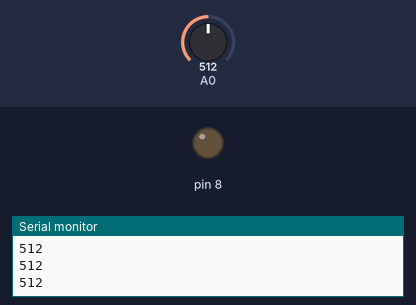
The sketch below on a simulated Arduino Uno, built with avr-gcc and run on an emulated ATmega328P. Shown: output pins drawn as LEDs (lit = HIGH), the last lines printed to the serial monitor. The test bench sets the inputs (shaded band); at power-on: A0 = 512.

Above: at 1.2 s.
1.3 s: A0 set to 109
2.8 s: A0 set to 95
At 3.3 s:
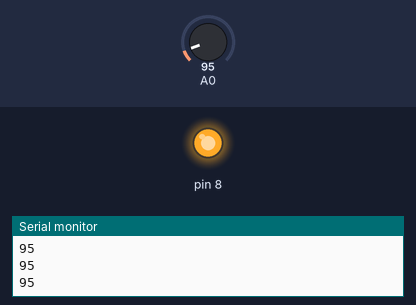
4.3 s: A0 set to 122
At 5.5 s:
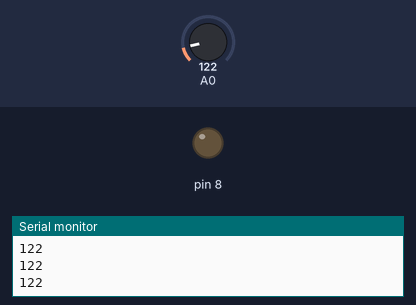
5.8 s: A0 set to 90
At 6.7 s:
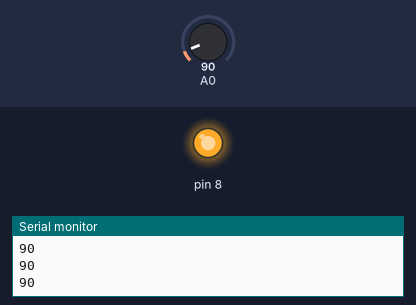
Timing chart, 0 to 8.3 s (numbered marks = the images above; inputs shaded):
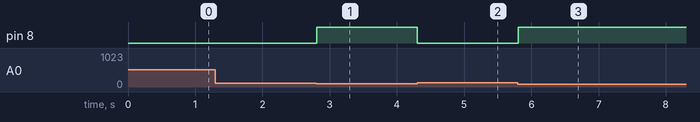

The sketch:

soil_moisture_sensor1.ino
```cpp
// C++ code
//
int soil_moisture = 0;

void setup()
{
  pinMode(A0, INPUT);
  Serial.begin(9600);
  pinMode(8, OUTPUT);
}

void loop()
{
  soil_moisture = analogRead(A0);
  Serial.println(soil_moisture);
  if (soil_moisture < 100) {
    digitalWrite(8, HIGH);
  } else {
    digitalWrite(8, LOW);
  }
  delay(10); // Delay a little bit to improve simulation performance
}
```

Measured:
- the behaviour switches between 100 and 99 on A0 (found by bisection; images 0 and 1)
- after the input at 2.8 s, pin 8: LOW → HIGH at once
- after the input at 4.3 s, pin 8: HIGH → LOW at once
- after the input at 5.8 s, pin 8: LOW → HIGH at once
